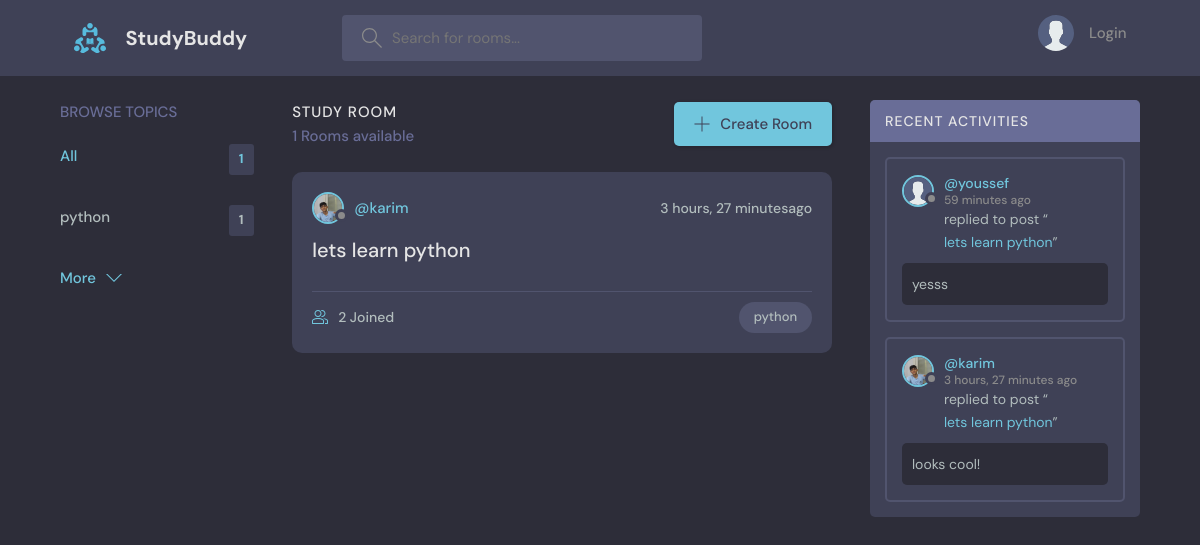
The page / on the database its author committed.
### base/models.py (models this page shows)
class Topic(models.Model):
    name = models.CharField(max_length=200)
    def __str__(self):
        return self.name

class Room(models.Model):
    host = models.ForeignKey(User , on_delete=models.SET_NULL , null=True)
    topic =  models.ForeignKey(Topic , on_delete=models.SET_NULL , null=True)
    name = models.CharField(max_length=200)
    description = models.TextField(null=True , blank=True)
    participants = models.ManyToManyField(User , related_name ='participants' , blank = True)
    updated = models.DateTimeField(auto_now=True)
    created = models.DateTimeField(auto_now_add=True)
    class Meta:
        ordering = ['-updated' , '-created']
    def __str__(self):
        return self.name

class User(AbstractUser):
    name = models.CharField(max_length=200 , null = True)
    email = models.EmailField(unique = True , null = True)
    bio = models.TextField(null = True)
    avatar = models.ImageField(null = True , default = 'avatar.svg')
    USERNAME_FIELD = 'email'
    REQUIRED_FIELDS = []

class Message(models.Model):
    user = models.ForeignKey(User , on_delete=models.CASCADE)
    room = models.ForeignKey(Room , on_delete=models.CASCADE)
    body = models.TextField()
    updated = models.DateTimeField(auto_now=True)
    created = models.DateTimeField(auto_now_add=True)
    class Meta:
        ordering = ['-updated' , '-created']
    def __str__(self):
        return self.body[0:50]

### base/views.py (the view)
# urls.py: path('', views.home , name = 'home'),
def home(request):
    q = request.GET.get('q') if request.GET.get('q') != None else ''
    rooms = Room.objects.filter(
        Q(topic__name__icontains = q) |
        Q(name__icontains = q) |
        Q(description__icontains = q)
        )
    topics = Topic.objects.all()[0:5]
    all_topics = topics.count()
    room_count = rooms.count()
    room_messages = Message.objects.filter(Q(room__topic__name__icontains=q))
    context = {'rooms' : rooms ,'topics' : topics , 'room_count' : room_count ,
               'room_messages' : room_messages , 'all_topics' : all_topics}
    return render(request , 'base/home.html' , context)

### base/templates/base/home.html (shortened to what this page needs)
{% extends 'main.html' %}
{% block content %}
    <main class="layout layout--3">
      <div class="container">
        {% include 'base/topics_components.html' %}
        <div class="roomList">
          <div class="roomList__header">
            <div>
              <h2>Study Room</h2>
              <p>{{room_count}} Rooms available</p>
            </div>
            <a class="btn btn--main" href="{% url 'create-room' %}">
              <svg version="1.1" xmlns="http://www.w3.org/2000/svg" width="32" height="32" viewBox="0 0 32 32">
                <title>add</title>
                <path
                  d="M16.943 0.943h-1.885v14.115h-14.115v1.885h14.115v14.115h1.885v-14.115h14.115v-1.885h-14.115v-14.115z"
                ></path>
              </svg>
              Create Room
            </a>
          </div>
          {% include 'base/feed_component.html' %}
        </div>
        {% include 'base/activity_component.html' %}
      </div>
    </main>
  {% endblock content %}

### base/templates/base/topics_components.html
<div class="topics">
    <div class="topics__header">
      <h2>Browse Topics</h2>
    </div>
    <ul class="topics__list">
      <li>
        <a href="{% url 'home' %}" class="active">All <span>{{topics.count}}</span></a>
      </li>
      {% for topic in topics %}
        <li>
            <a href = "{% url 'home' %}?q={{topic.name}}">{{topic.name}} <span>{{topic.room_set.all.count}}</span></a>
        </li>
      {% endfor %}
    </ul>
    <a class="btn btn--link" href="{% url 'topics' %}">
      More
      <svg version="1.1" xmlns="http://www.w3.org/2000/svg" width="32" height="32" viewBox="0 0 32 32">
        <title>chevron-down</title>
        <path d="M16 21l-13-13h-3l16 16 16-16h-3l-13 13z"></path>
      </svg>
    </a>
  </div>

### base/templates/base/feed_component.html (shortened to what this page needs)
{% for  room in rooms %}
    <div class="roomListRoom">
      <div class="roomListRoom__header">
        <a href="{% url 'user-profile' room.host.id %}" class="roomListRoom__author">
         <div class="avatar avatar--small">
            <img src="{{room.host.avatar.url}}" />
        </div>
            <span>@{{room.host.username}}</span>
        </a>
        <div class="roomListRoom__actions">
            <span>{{room.created|timesince}}ago</span>
        </div>
      </div>
        <div class="roomListRoom__content">
            <a href="{% url 'room' room.id %}">{{room.name}}</a>
        </div>
        <div class="roomListRoom__meta">
            <a href="{% url 'room' room.id %}" class="roomListRoom__joined">
                {{room.participants.all.count}} Joined
            </a>
            <p class="roomListRoom__topic">{{room.topic.name}}</p>
        </div>
    </div>
{% endfor %}

### base/templates/base/activity_component.html (shortened to what this page needs)
<div class="activities">
    <div class="activities__header">
      <h2>Recent Activities</h2>
    </div>
    {% for message in room_messages %}
    <div class="activities__box">
        <div class="activities__boxHeader roomListRoom__header">
            <a href="{% url 'user-profile' message.user.id %}" class="roomListRoom__author">
          <div class="avatar avatar--small">
            <img src="{{message.user.avatar.url}}" />
          </div>
          <p>
            @{{message.user.username}}
            <span>{{message.created|timesince}} ago</span>
          </p>
            </a>
        </div>
        <div class="activities__boxContent">
        <p>replied to post “<a href="{% url 'room' message.room.id %}">{{message.room}}</a>”</p>
        <div class="activities__boxRoomContent">
          {{message.body}}
        </div>
        </div>
    </div>
    {% endfor %}
 </div>

### rows shown on the page
Topic: name "python", room_set.all.count "1"
Room: host.avatar (picture), host.username "karim", created "3 hours, 27 minutes", name "lets learn python", participants.all.count "2", topic.name "python"
Message: user.avatar (placeholder picture), user.username "youssef", created "59 minutes", room "lets learn python", body "yesss"
Message: user.avatar (picture), user.username "karim", created "3 hours, 27 minutes", room "lets learn python", body "looks cool!"

### other values the page prints
{{ topics.count }} "1"
{{ room_count }} "1"
